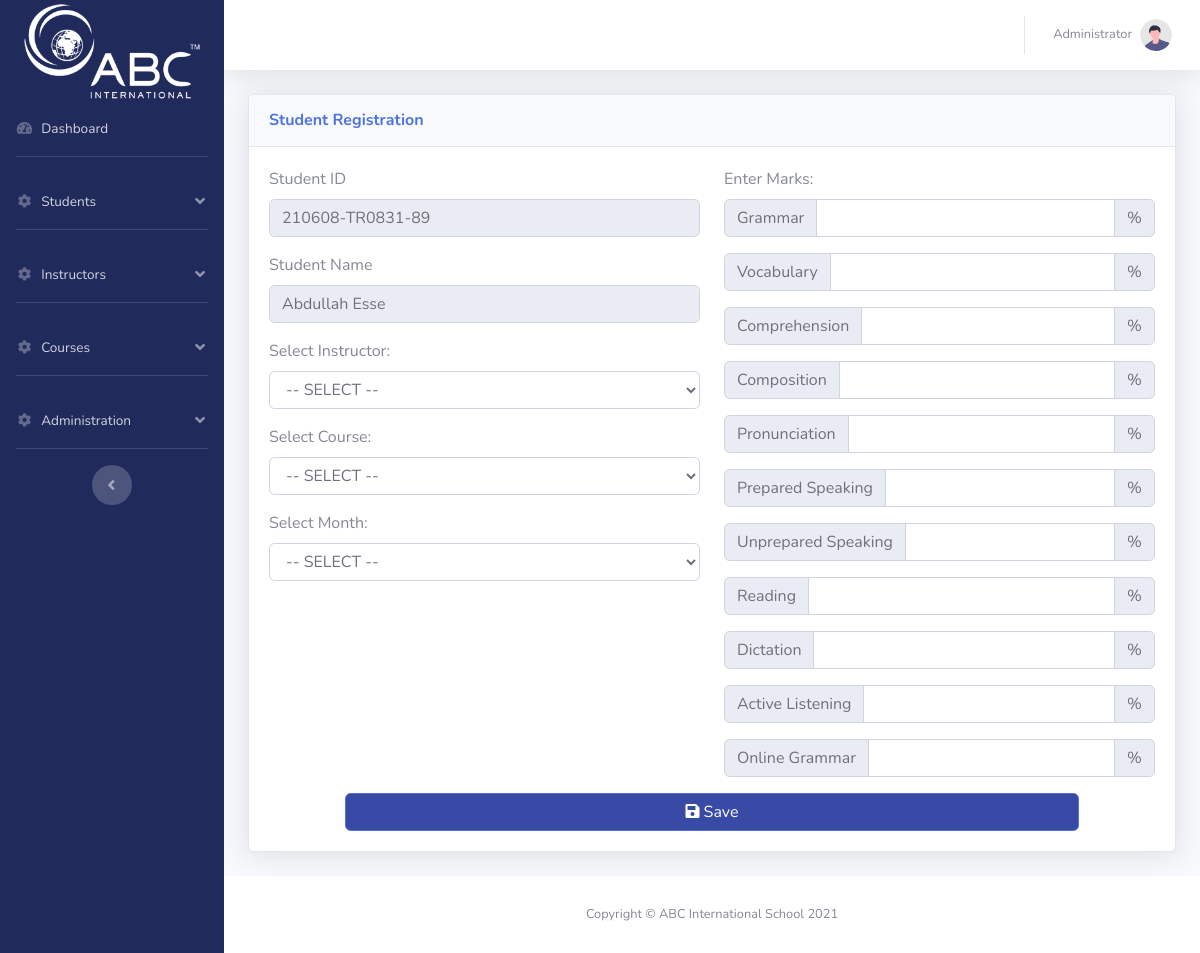
/admin_enter_grades.php?id=3 (signed in), run on an earlier commit of the app's database.
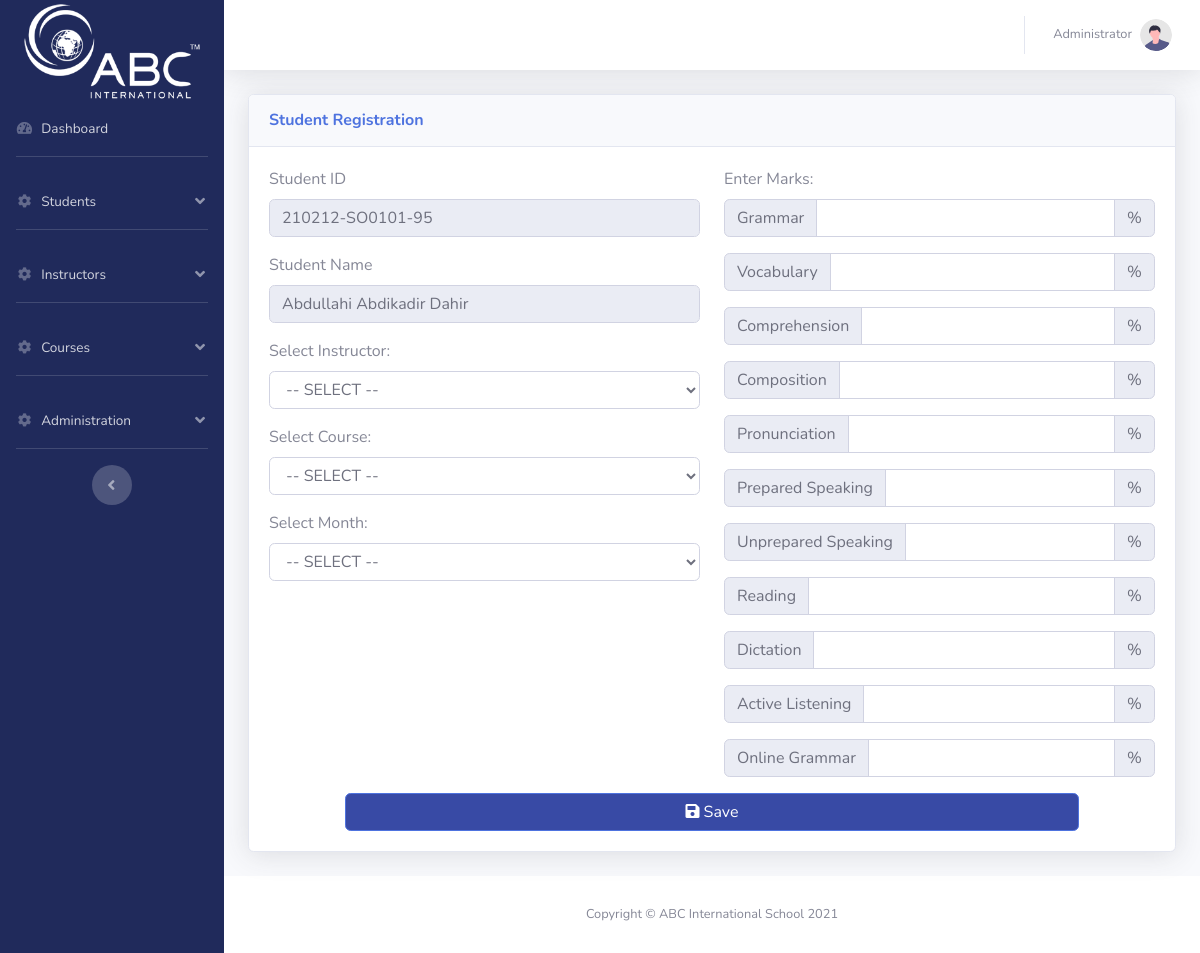
And on a later commit of the database.
### tables this page shows
CREATE TABLE `master_registration_list` (
  `id` int(255) NOT NULL,
  `student_id` varchar(1000) DEFAULT NULL,
  `student_name` varchar(1000) DEFAULT NULL,
  `registration_date` date DEFAULT NULL,
  `country` varchar(1000) DEFAULT NULL,
  `passport_no` varchar(1000) DEFAULT NULL,
  `dob` date DEFAULT NULL,
  `phone_no` varchar(1000) DEFAULT NULL,
  `email` varchar(1000) DEFAULT NULL,
  `registration_invoice_no` varchar(1000) DEFAULT NULL,
  `guardian_contact` varchar(1000) NOT NULL,
  `address_S_A` varchar(1000) NOT NULL,
  `facebook` varchar(1000) NOT NULL,
  `insta` varchar(1000) NOT NULL,
  `pic` varchar(1000) NOT NULL DEFAULT 'default.jpg'
);

### admin_enter_grades.php (the view, shortened to what the changed rows need)
<?php
require 'parts/app.php';
$id = $_GET["id"];
$sql = "SELECT * FROM master_registration_list WHERE id=$id";
$res = mysqli_query($con, $sql);
$row = $mainRow = mysqli_fetch_array($res);
?>
<!DOCTYPE html>
<html lang="en">
<?php
require 'parts/head.php';
?>
<link rel="stylesheet" href="css/bootstrap-select.min.css">
<body id="page-top">
    <div id="wrapper">
        <div id="content-wrapper" class="d-flex flex-column">
            <div id="content">
                <div class="container-fluid">
                    <div class="card shadow mb-4">
                        <div class="card-body">
                            <form action="" method="POST">
                                <div class="row">
                                    <div class="col-md-6">
                                        <div class="form-group">
                                            <label for="email">Student ID</label>
                                            <input type="text" name="student_name_id" class="form-control" id="email" value="<?php echo $mainRow["student_id"]; ?>" readonly>
                                        </div>
                                        <div class="form-group">
                                            <label for="email">Student Name</label>
                                            <input type="text" name="student_name" class="form-control" id="email" value="<?php echo $mainRow["student_name"]; ?>" readonly>
                                        </div>
                                    </div>
                                </div>
                            </form>
                        </div>
                    </div>
                </div>
            </div>
        </div>
    </div>
</body>
</html>

What changed in the data, as far as the page shows it:
changed master_registration_list: student_name_id "210608-TR0831-89" → "210212-SO0101-95"; student_name "Abdullah Esse" → "Abdullahi Abdikadir Dahir"
